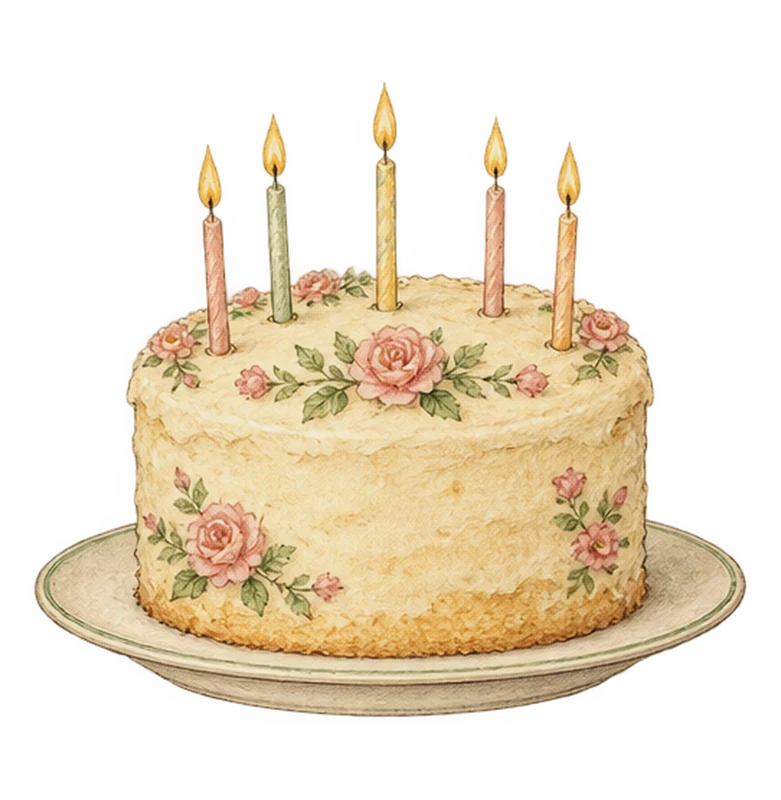
#> input picture design-system/baked/aquarelles/gateau-bougies.webp, 781 x 800 px, given in place of gateau-bougies.webp.webp, which was not available
$ python -i bake-trace-aquarelles.py   (imports and definitions only)
#> lines starting #> are read from the running program, lines starting #| are printed output that depends on the picture; after the words box and inside, x2 and y2 are one past the last pixel; in counts of white or black regions, pixels touching at a corner belong together; pictures that were not available may be replaced by others from this repository, and a replacement may not be noted
#!/usr/bin/env python3
"""Carte du trait et de la couleur des aquarelles (« le dessin se trace, puis se colore »).

    tools/ecriture/.venv/bin/python scripts/bake-trace-aquarelles.py [theiere,gateau] [--film]

Pour chaque aquarelle cuite (design-system/baked/aquarelles/<nom>.webp), écrit
design-system/baked/aquarelles/trace/<nom>.webp, même taille, sans perte. Canaux :
- R, G : temps du crayon sur 16 bits (R = octet fort, G = octet faible). 0 = premier trait tracé,
  65534 = dernier pixel de trait ; 65535 = aucun trait ici.
- B : temps de la couleur, 0 à 254 (0 = première couleur posée), pour les pixels du dessin (alpha > 0,1) ;
  255 hors du dessin.
- A : 255.

Le crayon suit l'ordre d'un dessinateur, en trois temps :
1. la silhouette : le contour extérieur de chaque objet (alpha lissé, seuil bas, trous bouchés) est
   parcouru d'un seul tenant, du point le plus proche de la plume jusqu'au retour à ce point ; les objets
   sont tracés du plus grand au plus petit ;
2. les traits intérieurs : le squelette des contours intérieurs est découpé en tronçons entre deux
   jonctions ; chaque tronçon est parcouru d'un bout à l'autre (distance géodésique), du bout le plus
   proche de la plume, les tronçons par longueur décroissante (les détails arrivent en dernier) ;
3. la couleur, à part : elle part des zones (SLIC) les plus proches du crayon, et s'étale depuis le cœur
   de chaque zone vers ses bords.

Avec --film : écrit verification/out/c3/<nom>-film.png, une bande de 8 images qui simule la révélation
(5 images de crayon, 3 images de couleur). Pas de recuit de l'application, ce script est hors de src/.
"""
from __future__ import annotations

import sys
import time
from pathlib import Path

import numpy as np
from PIL import Image
from scipy import ndimage as ndi
from skimage import draw, filters, graph, measure, morphology

RACINE = Path(__file__).resolve().parent.parent
SOURCE = RACINE / "design-system/baked/aquarelles"
SORTIE = SOURCE / "trace"
APERCU = RACINE / "verification/out/c3"

SIGMA = 2.5  # lissage avant le gradient (px)
SEUIL_BAS, SEUIL_HAUT = 90, 98  # centiles du gradient : hystérésis des bords
LONGUEUR_MIN = 30  # px : fragments plus courts jetés
SEUIL_SILHOUETTE = 0.3  # alpha lissé : seuil bas, pour un contour continu même sur un bord flou
SIGMA_SILHOUETTE = 1.5  # px : lissage de l'alpha avant ce seuil
AIRE_MIN = 40  # px² : objets plus petits (poussière) sans silhouette tracée
PRUNE = 5  # px : petits embranchements (bouts) jetés
EPAISSEUR = 1.8  # px : demi-épaisseur du trait tracé autour du squelette
LEVE = 4.0  # px de temps : levé de plume entre deux tronçons
N_ZONES = 24  # zones de couleur (SLIC)
RECOUVREMENT = 2.2  # fenêtre de chaque zone, en pas de zone (recouvrement)
CREME = np.array([0xF3, 0xEA, 0xD8], float)
PAPIER = np.array([0.960, 0.940, 0.880])  # même teinte que bake-aquarelles.py
GRAPHITE = np.array([0x5A, 0x54, 0x4D], np.uint8)
VOISINS = np.ones((3, 3), int)
VOISINS[1, 1] = 0


def sans_papier(rgba: np.ndarray) -> np.ndarray:
    """L'aquarelle cuite est teintée du papier (bake-aquarelles.py, PAPIER) : on retire la teinte, les traits
    se cherchent dans les couleurs d'origine."""
    rgb = np.clip(np.round(rgba[..., :3] / PAPIER), 0, 255).astype(np.uint8)
    return np.dstack([rgb, rgba[..., 3]])


def dessin(rgba: np.ndarray):
    """Masques du dessin : intérieur (alpha > 0,1) et contour net (alpha > 0,5)."""
    a = rgba[..., 3].astype(float) / 255
    return a > 0.1, ndi.gaussian_filter(a, 0.7) > 0.5


def lignes(rgba: np.ndarray, dedans: np.ndarray, noyau: np.ndarray) -> np.ndarray:
    """Squelette des traits : crêtes du gradient couleur (hystérésis) + contour du dessin, fins et sans fragments."""
    rgb = rgba[..., :3].astype(float) / 255
    # hors du dessin : couleur moyenne, pour qu'aucun faux bord n'apparaisse à la découpe
    rgb = np.where(dedans[..., None], rgb, rgb[dedans].mean(axis=0))
    lisse = ndi.gaussian_filter(rgb, (SIGMA, SIGMA, 0))
    # gradient sur les trois canaux : un bord pâle (porcelaine) reste visible en couleur
    grad = np.sqrt(sum(ndi.sobel(lisse[..., c], 0) ** 2 + ndi.sobel(lisse[..., c], 1) ** 2 for c in range(3)))
    zone = ndi.binary_erosion(dedans, iterations=3)
    bas, haut = np.percentile(grad[zone], [SEUIL_BAS, SEUIL_HAUT])
    bords = morphology.skeletonize(filters.apply_hysteresis_threshold(grad, bas, haut) & zone)
    contour = noyau & ~ndi.binary_erosion(noyau)
    sq = morphology.skeletonize(ndi.binary_dilation(bords | contour))
    etiq, _ = ndi.label(sq, structure=np.ones((3, 3)))
    tailles = np.bincount(etiq.ravel())
    garde = tailles >= LONGUEUR_MIN
    garde[0] = False
    return garde[etiq]


def silhouette(rgba: np.ndarray) -> list:
    """Contour extérieur de chaque objet : alpha lissé > SEUIL_SILHOUETTE, trous bouchés, un contour fermé par objet.

    Retourne [(aire, points)] : points = ligne fermée (n, 2) en (ligne, colonne), sous-pixel, sans ordre imposé.
    """
    a = ndi.gaussian_filter(rgba[..., 3].astype(float) / 255, SIGMA_SILHOUETTE)
    plein = ndi.binary_fill_holes(a > SEUIL_SILHOUETTE)
    etiq, _ = ndi.label(plein, structure=np.ones((3, 3)))
    tailles = np.bincount(etiq.ravel())
    tailles[0] = 0
    polys = []
    for c in np.nonzero(tailles >= AIRE_MIN)[0]:
        if c == 0:
            continue
        m = np.pad(etiq == c, 1).astype(float)  # marge : le contour reste fermé au bord de l'image
        ligne = max(measure.find_contours(m, 0.5), key=len) - 1.0
        polys.append((int(tailles[c]), ligne))
    return polys


def ligne_pixels(pts: np.ndarray):
    """Pixels d'une ligne (points flottants, dans l'ordre du crayon) : (lignes, colonnes, temps en px)."""
    p = np.round(pts).astype(int)
    cum = np.concatenate([[0.0], np.cumsum(np.hypot(*np.diff(pts, axis=0).T))])
    ys, xs, ts = [], [], []
    for i in range(len(p) - 1):
        ry, rx = draw.line(p[i, 0], p[i, 1], p[i + 1, 0], p[i + 1, 1])
        ys.append(ry)
        xs.append(rx)
        ts.append(np.linspace(cum[i], cum[i + 1], len(ry), endpoint=False))
    return np.concatenate(ys), np.concatenate(xs), np.concatenate(ts)


def degre(sq: np.ndarray) -> np.ndarray:
    """Nombre de voisins (8-connexes) de chaque pixel du masque, 0 hors du masque."""
    return ndi.convolve(sq.astype(np.uint8), VOISINS, mode="constant") * sq


def troncons(sq: np.ndarray):
    """Découpe le squelette en tronçons (sans les jonctions), élague les petits embranchements.

    Retourne (squelette émondé, jonctions, étiquettes des tronçons, nombre de tronçons).
    """
    jonction = sq & (degre(sq) >= 3)
    seg = sq & ~jonction
    for _ in range(2):
        etiq, n = ndi.label(seg, structure=np.ones((3, 3)))
        taille = np.bincount(etiq.ravel(), minlength=n + 1)
        bout = seg & (degre(seg) <= 1)
        touche_bout = np.bincount(etiq[bout], minlength=n + 1) > 0
        pres_jonc = ndi.binary_dilation(jonction, np.ones((3, 3))) & seg
        touche_jonc = np.bincount(etiq[pres_jonc], minlength=n + 1) > 0
        court = (taille < PRUNE) & touche_bout & touche_jonc
        court[0] = False
        if not court.any():
            break
        seg &= ~court[etiq]
    sq = seg | (jonction & sq)
    etiq, n = ndi.label(seg, structure=np.ones((3, 3)))
    return sq, jonction, etiq, n


def temps_crayon(sq0: np.ndarray, polys: list, forme: tuple):
    """Temps (en px de trait parcouru) de chaque pixel : silhouettes d'abord, puis traits intérieurs.

    sq0 : squelette des traits intérieurs (sans la bande autour des silhouettes) ; polys : silhouettes
    (voir silhouette) ; forme : taille de l'image. Retourne (squelette final, temps) ; NaN hors du squelette.
    """
    temps = np.full(forme, np.nan)
    contour = np.zeros(forme, bool)
    pen = np.array([0.0, 0.0])  # la plume part du coin haut-gauche
    t_courant = 0.0
    # 1. silhouettes : chaque contour fermé est parcouru d'un tenant, du point le plus proche de la plume,
    #    du plus grand objet au plus petit
    for _, pts in sorted(polys, key=lambda q: -q[0]):
        d = np.hypot(pts[:-1, 0] - pen[0], pts[:-1, 1] - pen[1])
        pts = np.roll(pts[:-1], -int(np.argmin(d)), axis=0)
        pts = np.clip(np.vstack([pts, pts[:1]]), 0, np.array(forme, float) - 1)  # contour au bord de l'image
        ys, xs, ts = ligne_pixels(pts)
        temps[ys, xs] = t_courant + ts
        contour[ys, xs] = True
        t_courant += float(np.hypot(*np.diff(pts, axis=0).T).sum()) + LEVE
        pen = pts[0].copy()
    sq = sq0 & ~ndi.binary_dilation(contour, iterations=2)
    # 2. traits intérieurs : tronçons par longueur décroissante, chacun entré par le bout le plus proche de la plume
    sq_seg, jonction, etiq, n = troncons(sq)
    if n > 0:
        objets = ndi.find_objects(etiq)
        deg_seg = degre(etiq > 0)
        taille = np.bincount(etiq.ravel())
        bouts = {}  # tronçon -> liste de (ligne, colonne) de ses bouts (ou de tout le tronçon si boucle)
        for k, sl in enumerate(objets, start=1):
            m = etiq[sl] == k
            ys, xs = np.nonzero(m & (deg_seg[sl] <= 1))
            if len(ys) == 0:
                ys, xs = np.nonzero(m)
            bouts[k] = [(y + sl[0].start, x + sl[1].start) for y, x in zip(ys, xs)]
        for k in sorted(range(1, n + 1), key=lambda k: -taille[k]):
            sl = objets[k - 1]
            m = etiq[sl] == k
            y0, x0 = min(bouts[k], key=lambda p: (p[0] - pen[0]) ** 2 + (p[1] - pen[1]) ** 2)
            cost = np.where(m, 1.0, 1e9)
            mcp = graph.MCP_Geometric(cost, fully_connected=True)
            dist, _ = mcp.find_costs([(y0 - sl[0].start, x0 - sl[1].start)])
            dist = np.where(m, dist, 0.0)
            temps[sl][m] = t_courant + dist[m]
            longueur = float(dist[m].max())
            # la plume finit au point le plus loin de son départ
            yf, xf = np.unravel_index(np.argmax(np.where(m, dist, -1)), m.shape)
            pen = np.array([yf + sl[0].start, xf + sl[1].start], float)
            t_courant += longueur + LEVE
        # jonctions : temps du pixel de tronçon le plus proche
        if jonction.any():
            _, (iy, ix) = ndi.distance_transform_edt(~(etiq > 0), return_indices=True)
            temps[jonction] = temps[iy[jonction], ix[jonction]]
    return contour | (sq_seg if n > 0 else np.zeros(sq.shape, bool)), temps


def epaissir(temps: np.ndarray, sq: np.ndarray, dedans: np.ndarray) -> np.ndarray:
    """Donne le temps du squelette aux pixels à moins de EPAISSEUR px : le trait a une largeur."""
    dist, (iy, ix) = ndi.distance_transform_edt(~sq, return_indices=True)
    proche = (dist <= EPAISSEUR) & (dedans | sq)
    t = np.where(proche, temps[iy, ix], np.nan)
    return t


def couleur(rgba: np.ndarray, dedans: np.ndarray, temps_proche: np.ndarray) -> np.ndarray:
    """Temps de la couleur (en px) : zones SLIC ordonnées par le crayon, étalées depuis leur cœur."""
    from skimage.segmentation import slic

    rgb = rgba[..., :3].astype(float) / 255
    fond = rgb[dedans].mean(axis=0)
    rgb = np.where(dedans[..., None], rgb, fond)
    rgb = ndi.gaussian_filter(rgb, (1.5, 1.5, 0))
    zones = slic(rgb, n_segments=N_ZONES, compactness=12, sigma=0, mask=dedans, start_label=1,
                 channel_axis=-1)
    ids = [k for k in np.unique(zones) if k > 0]
    cles = {}
    for k in ids:
        m = zones == k
        bord = m & ~ndi.binary_erosion(m)
        bord = ndi.binary_dilation(bord, iterations=3) & dedans
        cles[k] = float(np.percentile(temps_proche[bord], 5)) if bord.any() else float(temps_proche[m].min())
    ordre = sorted(ids, key=lambda k: cles[k])
    pas = 255.0 / max(len(ordre), 1)
    fenetre = pas * RECOUVREMENT
    best = np.full(dedans.shape, np.inf)
    for r, k in enumerate(ordre):
        m = zones == k
        depart = r * pas
        dedans_z = ndi.distance_transform_edt(m)
        emax = max(float(dedans_z.max()), 1.0)
        dehors = ndi.distance_transform_edt(~m)
        # dedans : cœur (0) vers le bord (fenêtre) ; dehors : la zone déborde de dehors/emax
        t_in = depart + fenetre * (1 - dedans_z / emax)
        t_out = depart + fenetre * (1 + dehors / emax)
        t = np.where(m, t_in, np.where(dehors <= emax, t_out, np.inf))
        best = np.minimum(best, t)
    best = np.where(dedans, best, np.nan)
    return best


def cuire(nom: str) -> tuple[np.ndarray, np.ndarray]:
    """Calcule (R, G, B) du trait et de la couleur pour une aquarelle. Retourne (t16, flood)."""
    rgba = sans_papier(np.asarray(Image.open(SOURCE / f"{nom}.webp").convert("RGBA")))
    dedans, noyau = dessin(rgba)
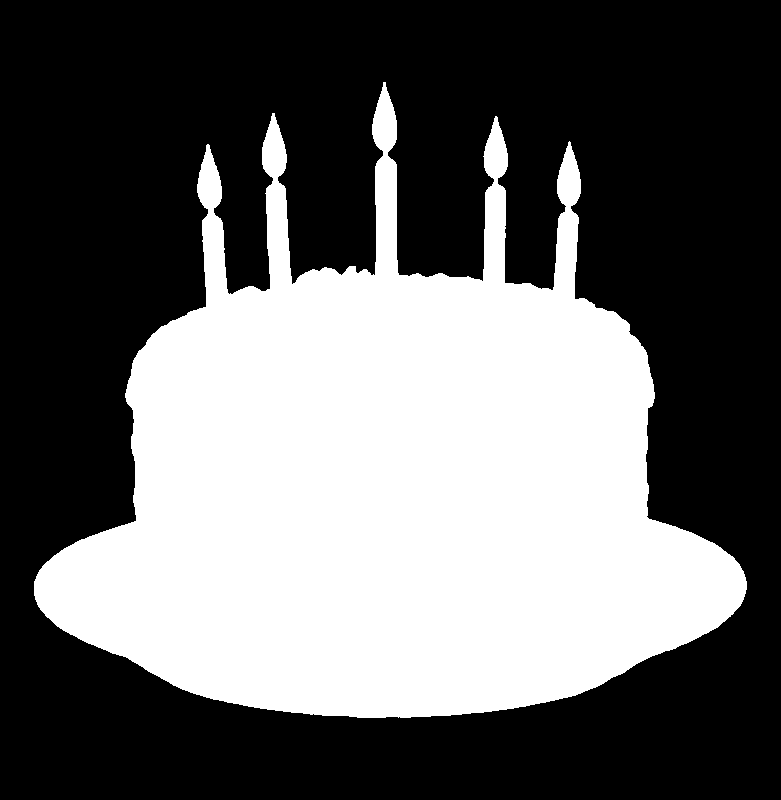
#> dedans: shape (800, 781) bool; 39.4% white; 1 white region, box (x1, y1, x2, y2) and area: (34, 82, 747, 718) 246064
    sq, t_sq = temps_crayon(lignes(rgba, dedans, noyau), silhouette(rgba), rgba.shape[:2])
#> in lignes, `bas, haut = np.percentile(grad[zone], [SEUIL_BAS, SEUIL_HAUT])`: bas = 0.439; haut = 0.652
#> in lignes, `tailles = np.bincount(etiq.ravel())`: tailles = 71 values, max 617986 at index 0, min 6 at index 17, mean 8800
#> in silhouette, `tailles = np.bincount(etiq.ravel())`: tailles = [379568, 245232]
#> the loop in silhouette, `for c in np.nonzero(tailles >= AIRE_MIN)[0]:` made 1 pass
#> after the loop in silhouette, `for c in np.nonzero(tailles >= AIRE_MIN)[0]:`: polys = 1 item
#> the loop in temps_crayon, `for _, pts in sorted(polys, key=lambda q: -q[0]):` made 1 pass
#> (t_courant, pen) on pass 1: (3771.1, [147, 205.5])
#> after the loop in temps_crayon, `for _, pts in sorted(polys, key=lambda q: -q[0]):`: t_courant = 3771.1
#> the loop in troncons, `for _ in range(2):` made 2 passes
#> n on passes 1 to 2: 132, 71
#> in temps_crayon, `sq_seg, jonction, etiq, n = troncons(sq)`: n = 71
#> in temps_crayon, `objets = ndi.find_objects(etiq)`: objets = 71 items
#> in temps_crayon, `taille = np.bincount(etiq.ravel())`: taille = 72 values, max 622327 at index 0, min 1 at index 1, mean 8677.8
#> the loop in temps_crayon, `for k, sl in enumerate(objets, start=1):` made 71 passes
#> after the loop in temps_crayon, `for k, sl in enumerate(objets, start=1):`: bouts = 71 items
#> the loop in temps_crayon, `for k in sorted(range(1, n + 1), key=lambda k: -taille[k]):` made 71 passes
#> (k, y0, x0, longueur, yf, xf, pen, t_courant) on passes 1 to 4: (66, 644, 106, 700.7, 0, 635, [582, 741], 4475.8), (68, 607, 643, 484.5, 29, 0, [636, 191], 4964.3), (37, 415, 334, 95.15, 7, 2, [372, 331], 5063.5), (31, 341, 353, 83.6, 3, 12, [335, 345], 5151.1)
#> pass 1, in temps_crayon, `m = etiq[sl] == k`:
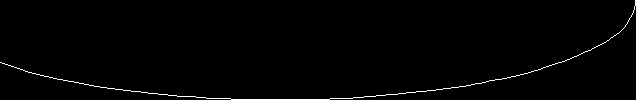
#> m: shape (100, 636) bool; 1% white in thin lines or dots
#> pass 1, in temps_crayon, `dist, _ = mcp.find_costs([(y0 - sl[0].start, x0 - sl[1].start)])`:
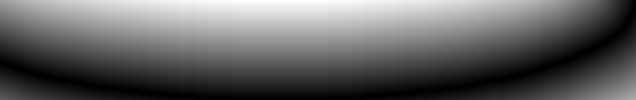
#> dist: shape (100, 636) float64; min 0, max 9.85e+10, mean 3.84e+10; drawn with min black and max white
#> after the loop in temps_crayon, `for k in sorted(range(1, n + 1), key=lambda k: -taille[k]):`: t_courant = 6763.7
    t_trait = epaissir(t_sq, sq, dedans)
#> in epaissir, `dist, (iy, ix) = ndi.distance_transform_edt(~sq, return_indices=True)`:
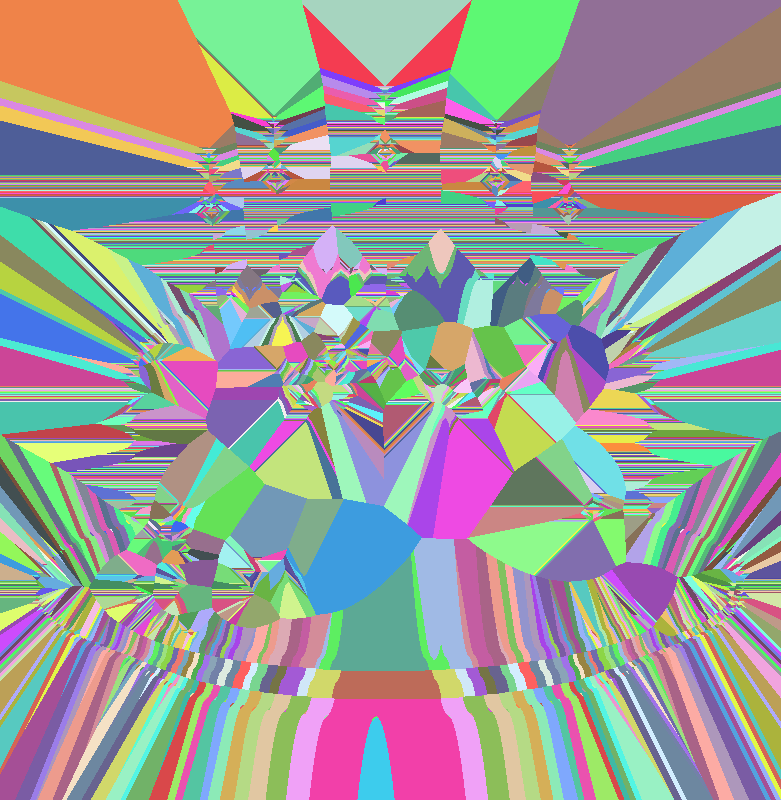
#> iy: shape (800, 781) int32; 635 distinct labels, from 84 to 718; one colour per label, 0 black
#> in epaissir, `dist, (iy, ix) = ndi.distance_transform_edt(~sq, return_indices=True)`:
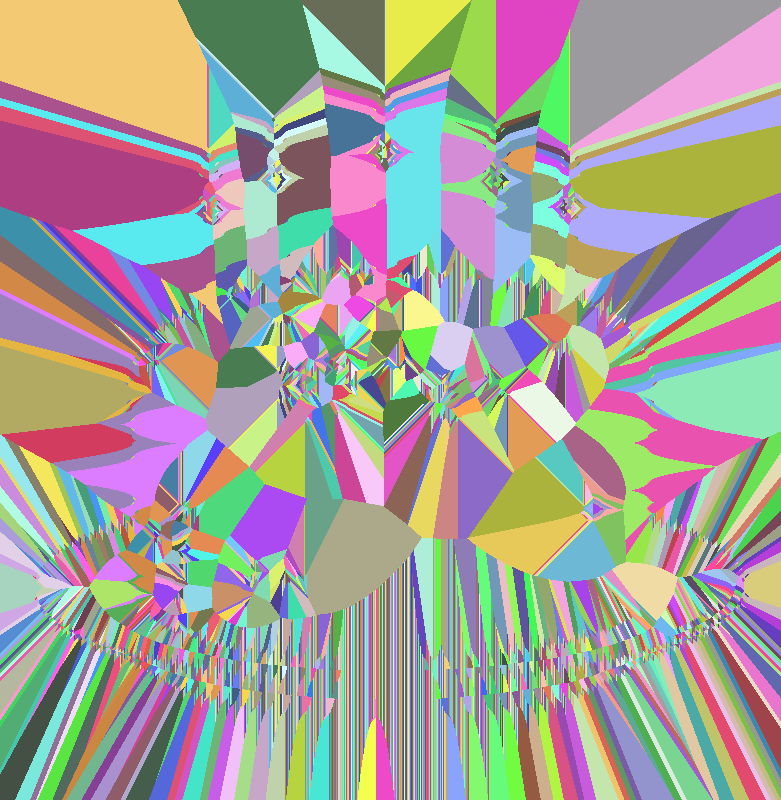
#> ix: shape (800, 781) int32; 713 distinct labels, from 34 to 746; one colour per label, 0 black
#> in epaissir, `t = np.where(proche, temps[iy, ix], np.nan)`:
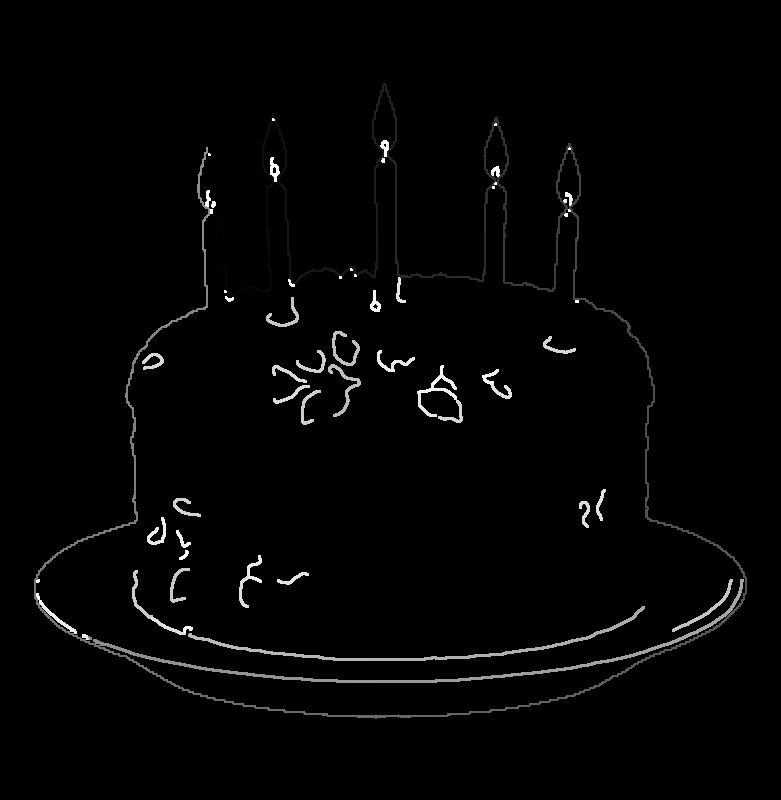
#> t: shape (800, 781) float64; 97.09% of the values are NaN or infinite; the others: min 1.41, max 6759.7, mean 3710.9; drawn with min black, max white, NaN and infinite black
    # temps du trait en pixels parcourus, ramené sur 0..65534 (65535 = pas de trait)
    total = float(np.nanmax(t_trait))
#> total = 6759.7
    trait = ~np.isnan(t_trait)
    t16 = np.full(sq.shape, 65535, np.uint16)
    t16[trait] = np.clip(np.round(t_trait[trait] / total * 65534), 0, 65534).astype(np.uint16)
    # temps du crayon partout sur la surface (sert à ordonner les zones de couleur)
    _, (iy, ix) = ndi.distance_transform_edt(~sq, return_indices=True)
    t_champ = t_sq[iy, ix] / total
    flood_brut = couleur(rgba, dedans, t_champ)
#> in couleur, `fond = rgb[dedans].mean(axis=0)`: fond = [0.869, 0.764, 0.595]
#> in couleur, `ids = [k for k in np.unique(zones) if k > 0]`: ids = [1, 2, 3, 4, 5, 6, 7, 8, 9, 10, 11, 12, 13, 14, 15, 16, 17, 18, 19, 20]
#> the loop in couleur, `for k in ids:` made 20 passes
#> after the loop in couleur, `for k in ids:`: cles = 20 items
#> in couleur, `ordre = sorted(ids, key=lambda k: cles[k])`: ordre = [2, 3, 1, 4, 5, 7, 12, 16, 20, 19, 15, 8, 18, 11, 14, 17, 9, 10, 6, 13]
#> in couleur, `pas = 255.0 / max(len(ordre), 1)`: pas = 12.75
#> in couleur, `fenetre = pas * RECOUVREMENT`: fenetre = 28.05
#> the loop in couleur, `for r, k in enumerate(ordre):` made 20 passes
#> (k, depart, emax) on passes 1 to 4: (2, 0, 22.56), (3, 12.75, 41.88), (1, 25.5, 13), (4, 38.25, 35.23)
    flood = np.full(sq.shape, 255, np.uint8)
    lo, hi = float(np.nanmin(flood_brut)), float(np.nanmax(flood_brut))
#> lo = 0; hi = 242
    norme = (flood_brut - lo) / max(hi - lo, 1e-6)
    ok = dedans & np.isfinite(norme)
    flood[ok] = np.clip(np.round(norme[ok] * 254), 0, 254).astype(np.uint8)
    return t16, flood


# [65 lines left out: functions sortie, film, main, not called in this run]


# [2 lines not run here, left out]

>>> result = cuire('../design-system/baked/aquarelles/gateau-bougies.webp')
